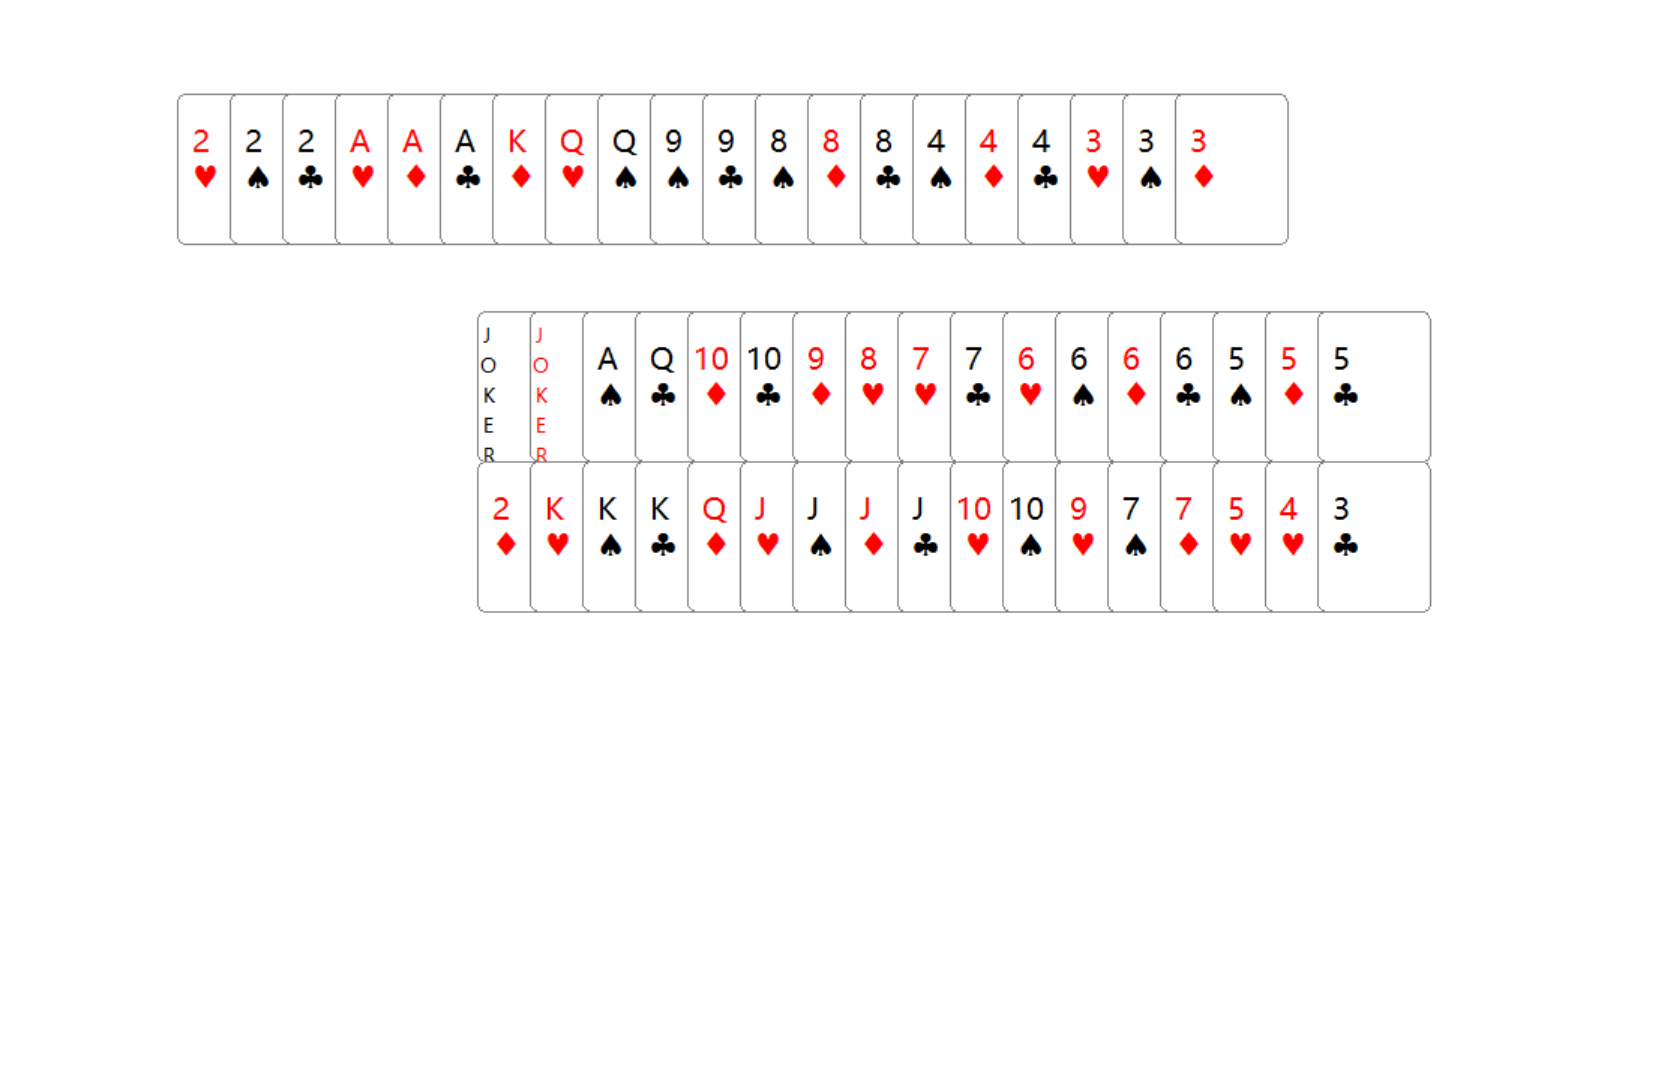

Write Python code to recreate this figure.
import random as r
import turtle as t
t.hideturtle()
t.speed(0)
pk=['红心 A 48','红心 2 52','红心 3  4','红心 4  8','红心 5 12','红心 6 16','红心 7 20','红心 8 24', '红心 9 28','红心10 32','红心 J 36','红心 Q 40','红心 K 44',
'黑桃 A 47','黑桃 2 51','黑桃 3  3', '黑桃 4  7','黑桃 5 11','黑桃 6 15','黑桃 7 19','黑桃 8 23', '黑桃 9 27','黑桃10 31','黑桃 J 35', '黑桃 Q 39','黑桃 K 43',
'方块 A 46','方块 2 50','方块 3  2','方块 4  6','方块 5 10','方块 6 14','方块 7 18','方块 8 22', '方块 9 26','方块10 30','方块 J 34','方块 Q 38','方块 K 42',
'梅花 A 45','梅花 2 49','梅花 3  1','梅花 4  5','梅花 5  9','梅花 6 13','梅花 7 17','梅花 8 21', '梅花 9 25','梅花10 29','梅花 J 33','梅花 Q 37','梅花 K 41',
'  小王 54','  大王 53']
dz=[]
nm1=[]
nm2=[]
def yd(x,y):
    t.penup()
    t.goto(x,y)
    t.pendown()
def pm(x,y):
    yd(x,y)
    for i in range(2):
        t.color("grey","white")
        t.begin_fill()
        t.forward(65)
        t.circle(5,90)
        t.forward(90)
        t.circle(5,90)
        t.end_fill()
        
def zt(x,y):
    pm(x,y)
    yd(x+5,y+30)


for i in range(17):
    num=r.randint(0,len(pk)-1)
    dz.append(pk[num])
    
    del pk[num]
    num=r.randint(0,len(pk)-1)
    nm1.append(pk[num])
    
    del pk[num]
    num=r.randint(0,len(pk)-1)
    nm2.append(pk[num])
    
    del pk[num]
for j in range(1,4): 
    num=r.randint(0,len(pk)-1)
    dz.append(pk[num])
    del pk[num]

for j in range(90):
    for i in range(0,len(dz)-1 ):
        a=int(dz[i][5:7])
        b=int(dz[i+1][5:7])
        if(a<b):
            dz[i],dz[i+1]=dz[i+1],dz[i]
for j in range(90):
    for i in range(0,len(nm1)-1 ):
        a=int(nm1[i][5:7])
        b=int(nm1[i+1][5:7])
        if(a<b):
            nm1[i],nm1[i+1]=nm1[i+1],nm1[i]
for j in range(90):
    for i in range(0,len(nm2)-1 ):
        a=int(nm2[i][5:7])
        b=int(nm2[i+1][5:7])
        if(a<b):
            nm2[i],nm2[i+1]=nm2[i+1],nm2[i]
#print(dz,nm1,nm2)
for i in range(17):
    #---------------地主---------
    zt(-600+i*35,245)
    if(dz[i][0:2]=="红心"):
        t.color("red")
        t.write('\u2665',font=("微软雅黑", 20, "normal"))
        yd(-600+i*35,300)
        t.write(dz[i][2:4],font=("微软雅黑", 15, "normal"))
    if(dz[i][0:2]=="黑桃"):
        t.color("black")
        t.write('\u2660',font=("微软雅黑", 20, "normal"))
        yd(-600+i*35,300)
        t.write(dz[i][2:4],font=("微软雅黑", 15, "normal")) 
    if(dz[i][0:2]=="方块"):
        t.color("red")
        t.write('\u2666',font=("微软雅黑", 20, "normal"))
        yd(-600+i*35,300)
        t.write(dz[i][2:4],font=("微软雅黑", 15, "normal")) 
    if(dz[i][0:2]=="梅花"):
        t.color("black")
        t.write('\u2663',font=("微软雅黑", 20, "normal"))
        yd(-600+i*35,300)
        t.write(dz[i][2:4],font=("微软雅黑", 15, "normal")) 
    if(dz[i][2:4]=="小王"):
        t.color("black")
        yd(-600+i*35,320)
        t.write("J",font=("微软雅黑", 10, "normal"))
        yd(-602+i*35,300)
        t.write("O",font=("微软雅黑", 10, "normal"))
        yd(-600+i*35,280)
        t.write("K",font=("微软雅黑", 10, "normal"))
        yd(-600+i*35,260)
        t.write("E",font=("微软雅黑", 10, "normal"))
        yd(-600+i*35,240)
        t.write("R",font=("微软雅黑", 10, "normal"))
    if(dz[i][2:4]=="大王"):
        t.color("red")
        yd(-600+i*35,320)
        t.write("J",font=("微软雅黑", 10, "normal"))
        yd(-602+i*35,300)
        t.write("O",font=("微软雅黑", 10, "normal"))
        yd(-600+i*35,280)
        t.write("K",font=("微软雅黑", 10, "normal"))
        yd(-600+i*35,260)
        t.write("E",font=("微软雅黑", 10, "normal"))
        yd(-600+i*35,240)
        t.write("R",font=("微软雅黑", 10, "normal"))
    #---------------农民1——————————
    zt(-400+i*35,100)
    if(nm1[i][0:2]=="红心"):
        t.color("red")
        t.write('\u2665',font=("微软雅黑", 20, "normal"))
        yd(-400+i*35,155)
        t.write(nm1[i][2:4],font=("微软雅黑", 15, "normal"))
    if(nm1[i][0:2]=="黑桃"):
        t.color("black")
        t.write('\u2660',font=("微软雅黑", 20, "normal"))
        yd(-400+i*35,155)
        t.write(nm1[i][2:4],font=("微软雅黑", 15, "normal")) 
    if(nm1[i][0:2]=="方块"):
        t.color("red")
        t.write('\u2666',font=("微软雅黑", 20, "normal"))
        yd(-400+i*35,155)
        t.write(nm1[i][2:4],font=("微软雅黑", 15, "normal")) 
    if(nm1[i][0:2]=="梅花"):
        t.color("black")
        t.write('\u2663',font=("微软雅黑", 20, "normal"))
        yd(-400+i*35,155)
        t.write(nm1[i][2:4],font=("微软雅黑", 15, "normal")) 
    if(nm1[i][2:4]=="小王"):
        t.color("black")
        yd(-400+i*35,175)
        t.write("J",font=("微软雅黑", 10, "normal"))
        yd(-402+i*35,155)
        t.write("O",font=("微软雅黑", 10, "normal"))
        yd(-400+i*35,135)
        t.write("K",font=("微软雅黑", 10, "normal"))
        yd(-400+i*35,115)
        t.write("E",font=("微软雅黑", 10, "normal"))
        yd(-400+i*35,95)
        t.write("R",font=("微软雅黑", 10, "normal"))
    if(nm1[i][2:4]=="大王"):
        t.color("red")
        yd(-400+i*35,175)
        t.write("J",font=("微软雅黑", 10, "normal"))
        yd(-402+i*35,155)
        t.write("O",font=("微软雅黑", 10, "normal"))
        yd(-400+i*35,135)
        t.write("K",font=("微软雅黑", 10, "normal"))
        yd(-400+i*35,115)
        t.write("E",font=("微软雅黑", 10, "normal"))
        yd(-400+i*35,95)
        t.write("R",font=("微软雅黑", 10, "normal"))
#------------------农民2----------------
    zt(-400+i*35,0)
    if(nm2[i][0:2]=="红心"):
        t.color("red")
        t.write('\u2665',font=("微软雅黑", 20, "normal"))
        yd(-400+i*35,55)
        t.write(nm2[i][2:4],font=("微软雅黑", 15, "normal"))
    if(nm2[i][0:2]=="黑桃"):
        t.color("black")
        t.write('\u2660',font=("微软雅黑", 20, "normal"))
        yd(-400+i*35,55)
        t.write(nm2[i][2:4],font=("微软雅黑", 15, "normal")) 
    if(nm2[i][0:2]=="方块"):
        t.color("red")
        t.write('\u2666',font=("微软雅黑", 20, "normal"))
        yd(-400+i*35,55)
        t.write(nm2[i][2:4],font=("微软雅黑", 15, "normal")) 
    if(nm2[i][0:2]=="梅花"):
        t.color("black")
        t.write('\u2663',font=("微软雅黑", 20, "normal"))
        yd(-400+i*35,55)
        t.write(nm2[i][2:4],font=("微软雅黑", 15, "normal")) 
    if(nm2[i][2:4]=="小王"):
        t.color("black")
        yd(-400+i*35,75)
        t.write("J",font=("微软雅黑", 10, "normal"))
        yd(-402+i*35,55)
        t.write("O",font=("微软雅黑", 10, "normal"))
        yd(-400+i*35,35)
        t.write("K",font=("微软雅黑", 10, "normal"))
        yd(-400+i*35,15)
        t.write("E",font=("微软雅黑", 10, "normal"))
        yd(-400+i*35,-5)
        t.write("R",font=("微软雅黑", 10, "normal"))
    if(nm2[i][2:4]=="大王"):
        t.color("red")
        yd(-400+i*35,75)
        t.write("J",font=("微软雅黑", 10, "normal"))
        yd(-402+i*35,55)
        t.write("O",font=("微软雅黑", 10, "normal"))
        yd(-400+i*35,35)
        t.write("K",font=("微软雅黑", 10, "normal"))
        yd(-400+i*35,15)
        t.write("E",font=("微软雅黑", 10, "normal"))
        yd(-400+i*35,-5)
        t.write("R",font=("微软雅黑", 10, "normal"))
for j in range(1,4):
    zt(-600+i*35+j*35,245)
    if(dz[i+j][0:2]=="红心"):
        t.color("red")
        t.write('\u2665',font=("微软雅黑", 20, "normal"))
        yd(-600+i*35+j*35,300)
        t.write(dz[i+j][2:4],font=("微软雅黑", 15, "normal"))
    if(dz[i+j][0:2]=="黑桃"):
        t.color("black")
        t.write('\u2660',font=("微软雅黑", 20, "normal"))
        yd(-600+i*35+j*35,300)
        t.write(dz[i+j][2:4],font=("微软雅黑", 15, "normal")) 
    if(dz[i+j][0:2]=="方块"):
        t.color("red")
        t.write('\u2666',font=("微软雅黑", 20, "normal"))
        yd(-600+i*35+j*35,300)
        t.write(dz[i+j][2:4],font=("微软雅黑", 15, "normal")) 
    if(dz[i+j][0:2]=="梅花"):
        t.color("black")
        t.write('\u2663',font=("微软雅黑", 20, "normal"))
        yd(-600+i*35+j*35,300)
        t.write(dz[i+j][2:4],font=("微软雅黑", 15, "normal")) 
    if(dz[i+j][2:4]=="小王"):
        t.color("black")
        yd(-600+i*35+j*35,320)
        t.write("J",font=("微软雅黑", 10, "normal"))
        yd(-602+i*35+j*35,300)
        t.write("O",font=("微软雅黑", 10, "normal"))
        yd(-600+i*35+j*35,280)
        t.write("K",font=("微软雅黑", 10, "normal"))
        yd(-600+i*35+j*35,260)
        t.write("E",font=("微软雅黑", 10, "normal"))
        yd(-600+i*35+j*35,240)
        t.write("R",font=("微软雅黑", 10, "normal"))
    if(dz[i+j][2:4]=="大王"):
        t.color("red")
        yd(-600+i*35+j*35,320)
        t.write("J",font=("微软雅黑", 10, "normal"))
        yd(-602+i*35+j*35,300)
        t.write("O",font=("微软雅黑", 10, "normal"))
        yd(-600+i*35+j*35,280)
        t.write("K",font=("微软雅黑", 10, "normal"))
        yd(-600+i*35+j*35,260)
        t.write("E",font=("微软雅黑", 10, "normal"))
        yd(-600+i*35+j*35,240)
        t.write("R",font=("微软雅黑", 10, "normal"))
